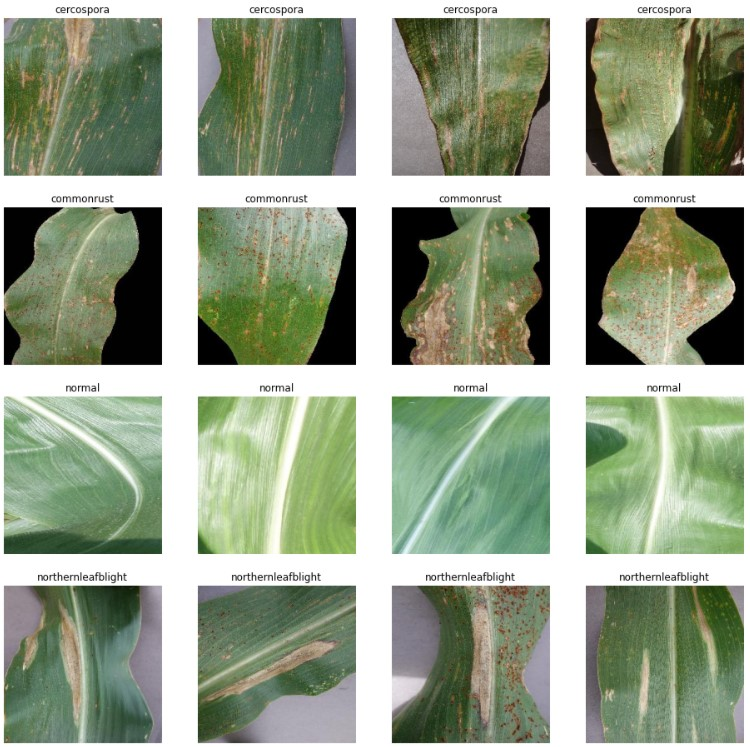
#> input picture assets/dataset_overview.jpg, 750 x 747 px, given in place of AM10L.jpg, which was not available
$ jupyter execute split_merge.ipynb   (text cells are left out)
#> lines starting #> are read from the running program, lines starting #| are printed output that depends on the picture; pictures that were not available may be replaced by others from this repository, and a replacement may not be noted
[cell 1]
from google.colab import drive
drive.mount('/content/drive')

[cell 2]
# import the necessary packages
from matplotlib import pyplot as plt
import numpy as np
import argparse
import cv2

[cell 3]
def plt_imshow(title, image):
	# convert the image frame BGR to RGB color space and display it
	image = cv2.cvtColor(image, cv2.COLOR_BGR2RGB)
	plt.imshow(image)
	plt.title(title)
	plt.grid(False)
	plt.show()

[cell 4]
# since we are using Jupyter Notebooks we can replace our argument
# parsing code with *hard coded* arguments and values
args = {
	"image": "/content/drive/MyDrive/dataset KC/AM10L.jpg"
}

[cell 5]
# load the input image and grab each channel -- note how OpenCV
# represents images as NumPy arrays with channels in Blue, Green,
# Red ordering rather than Red, Green Blue
image = cv2.imread(args["image"])
#> image is the input picture: shape (747, 750, 3); mean B, G, R 141.4, 163.4, 152.6
(B, G, R) = cv2.split(image)
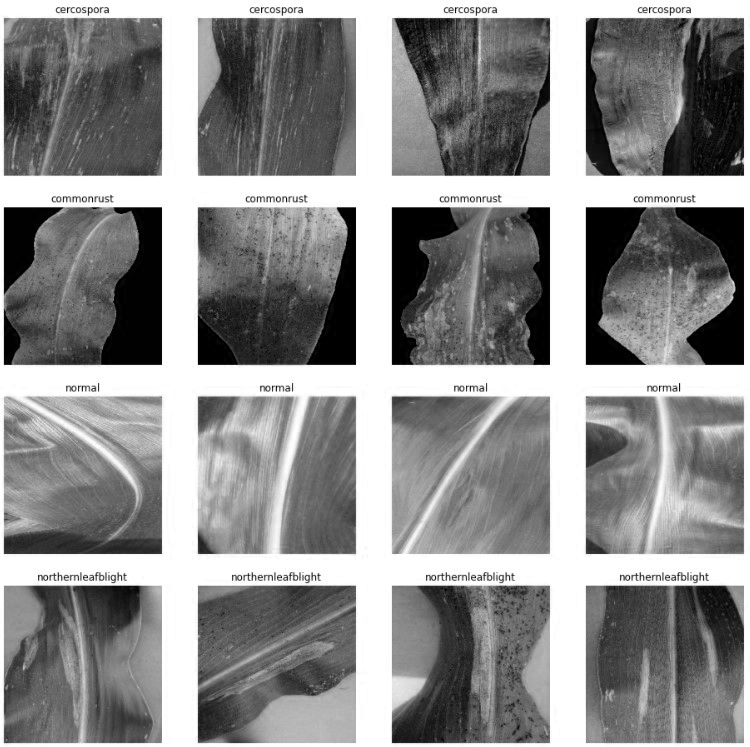
#> B: shape (747, 750); min 0, max 255, mean 141.4
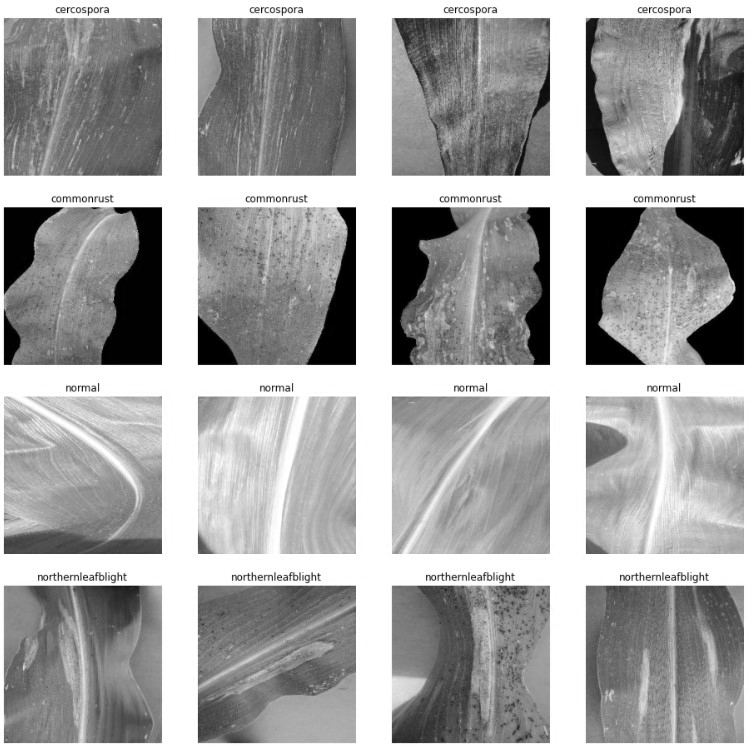
#> G: shape (747, 750); min 0, max 255, mean 163.4
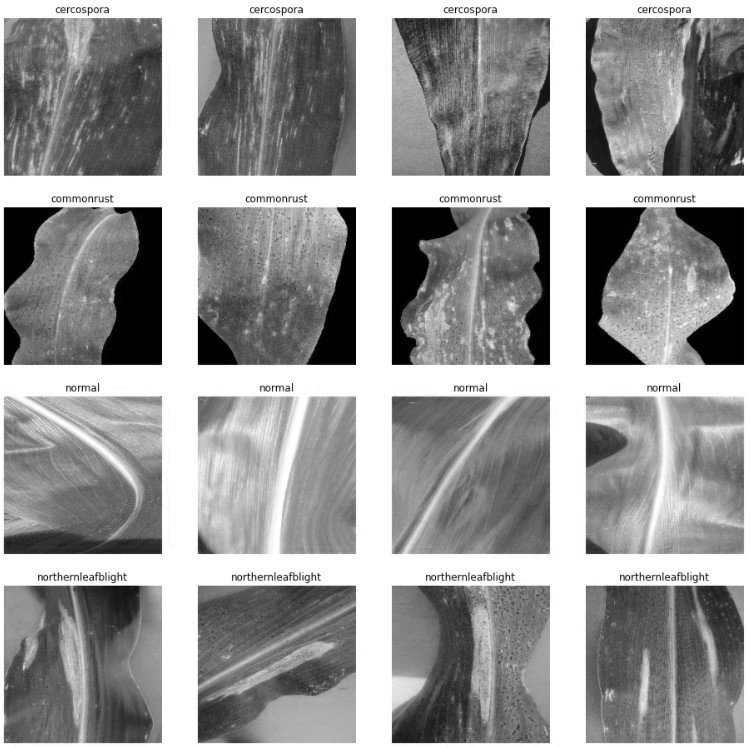
#> R: shape (747, 750); min 0, max 255, mean 152.6

# show each channel individually
plt_imshow("Red", R)
plt_imshow("Green", G)
plt_imshow("Blue", B)

[cell 6]
merged = cv2.merge([B, G, R])
plt_imshow("Merged", merged)

[cell 7]
# visualize each channel in color
zeros = np.zeros(image.shape[:2], dtype="uint8")
plt_imshow("Red", cv2.merge([zeros, zeros, R]))
#> in plt_imshow (call 5), `image = cv2.cvtColor(image, cv2.COLOR_BGR2RGB)`:
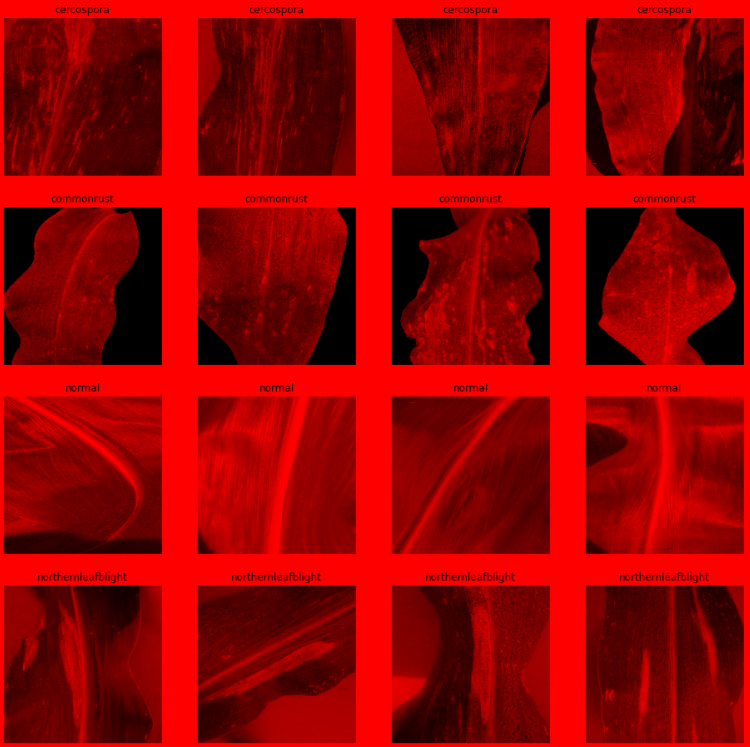
#> image: shape (747, 750, 3); mean R, G, B 152.6, 0, 0
plt_imshow("Green", cv2.merge([zeros, G, zeros]))
#> in plt_imshow (call 6), `image = cv2.cvtColor(image, cv2.COLOR_BGR2RGB)`:
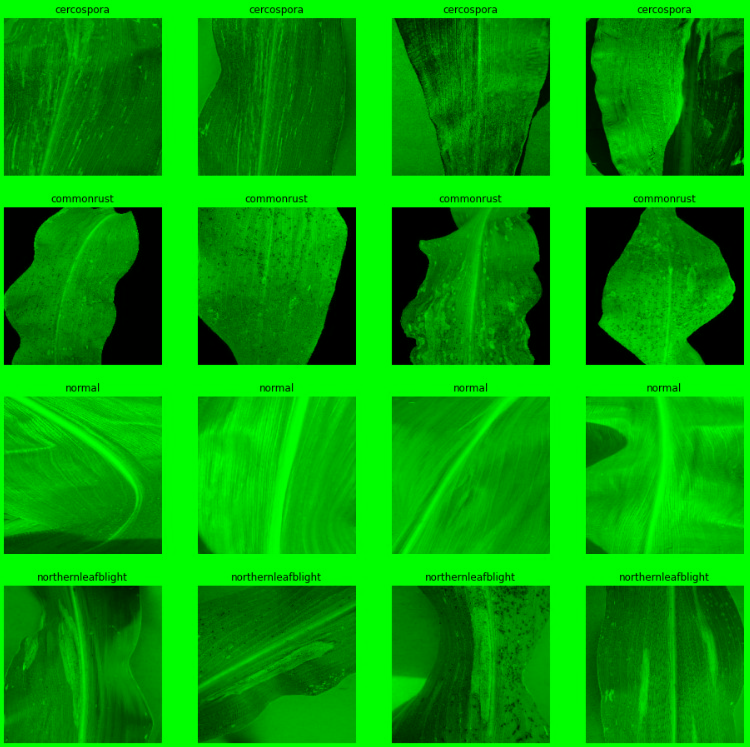
#> image: shape (747, 750, 3); mean R, G, B 0, 163.4, 0
plt_imshow("Blue", cv2.merge([B, zeros, zeros]))
#> in plt_imshow (call 7), `image = cv2.cvtColor(image, cv2.COLOR_BGR2RGB)`:
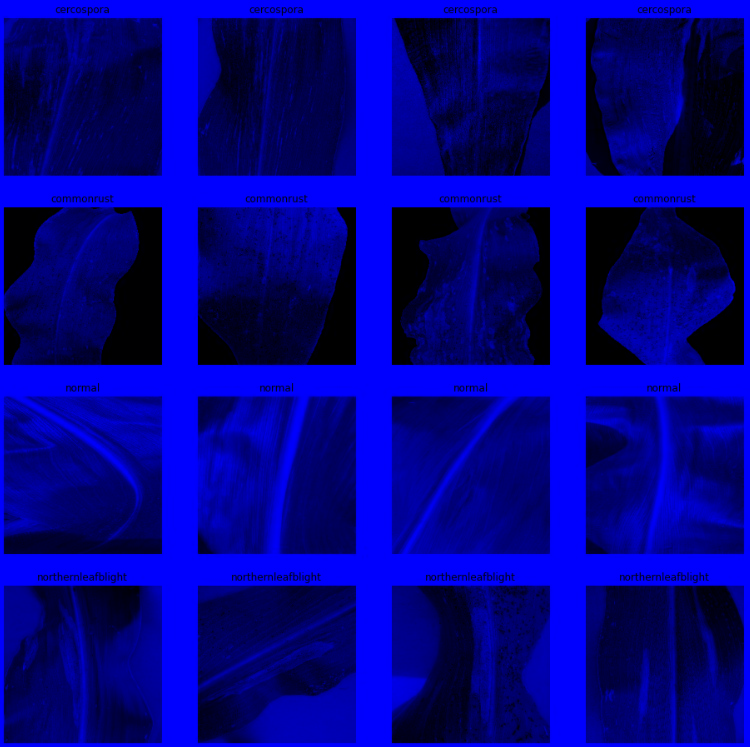
#> image: shape (747, 750, 3); mean R, G, B 0, 0, 141.4
